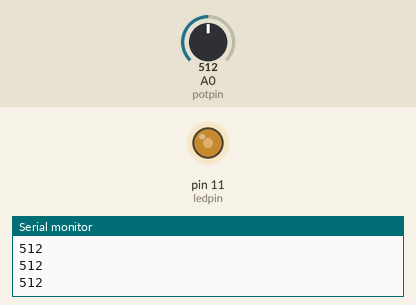
This sketch was run on a simulated Arduino Uno, built with avr-gcc and run on an emulated ATmega328P. Parts: output pins drawn as LEDs (lit = HIGH), the last lines printed to the serial monitor. The test bench sets the inputs (shaded band); at power-on: A0 (potpin) = 512.

Above: at 1.2 s.
1.3 s: A0 (potpin) set to 716
At 1.8 s:
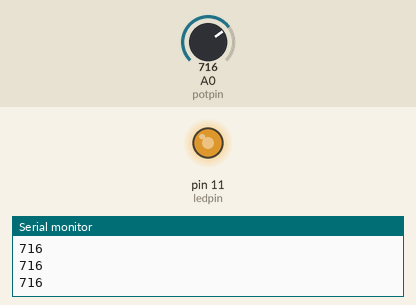
2.8 s: A0 (potpin) set to 900
At 3.9 s:
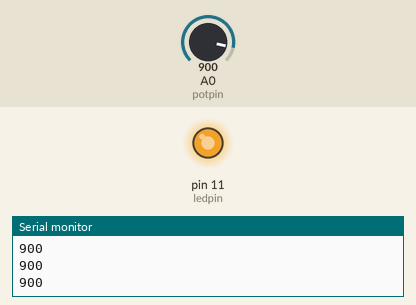
4.3 s: A0 (potpin) set to 0
At 5.2 s:
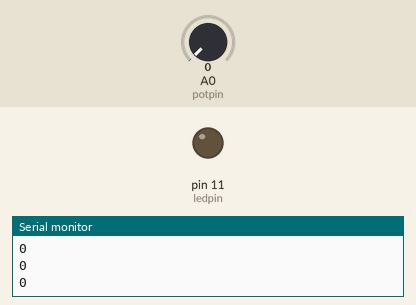
Timing chart, 0 to 7.3 s (numbered marks = the images above; inputs shaded):
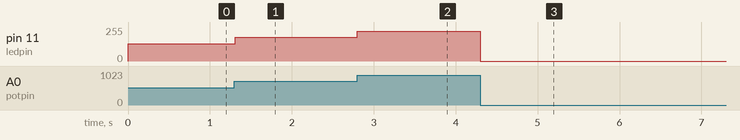

Measured:
- after the input at 1.3 s, pin 11 (ledpin): 128/255 → 179/255 at once
- after the input at 2.8 s, pin 11 (ledpin): 179/255 → 225/255 at once
- after the input at 4.3 s, pin 11 (ledpin): 225/255 → 0/255 at once

The sketch:

Lab_5.ino
```cpp
int potpin=0;// initialize analog pin 0, connected with photovaristor
int ledpin=11;// initialize digital pin 11, output regulating the brightness of LED
int val=0;// initialize variable va
void setup()
{
  pinMode(ledpin,OUTPUT);// set digital pin 11 as “output”
  Serial.begin(9600);// set baud rate at “9600”
}
void loop()
{
  val=analogRead(potpin);// read the analog value of the sensor and assign it to val
  Serial.println(val);// display the value of val
  if(val <= 0 || val > 255)
  {
    analogWrite(ledpin, val/4);
    delay(10);// wait for 0.01

  }
}
```
